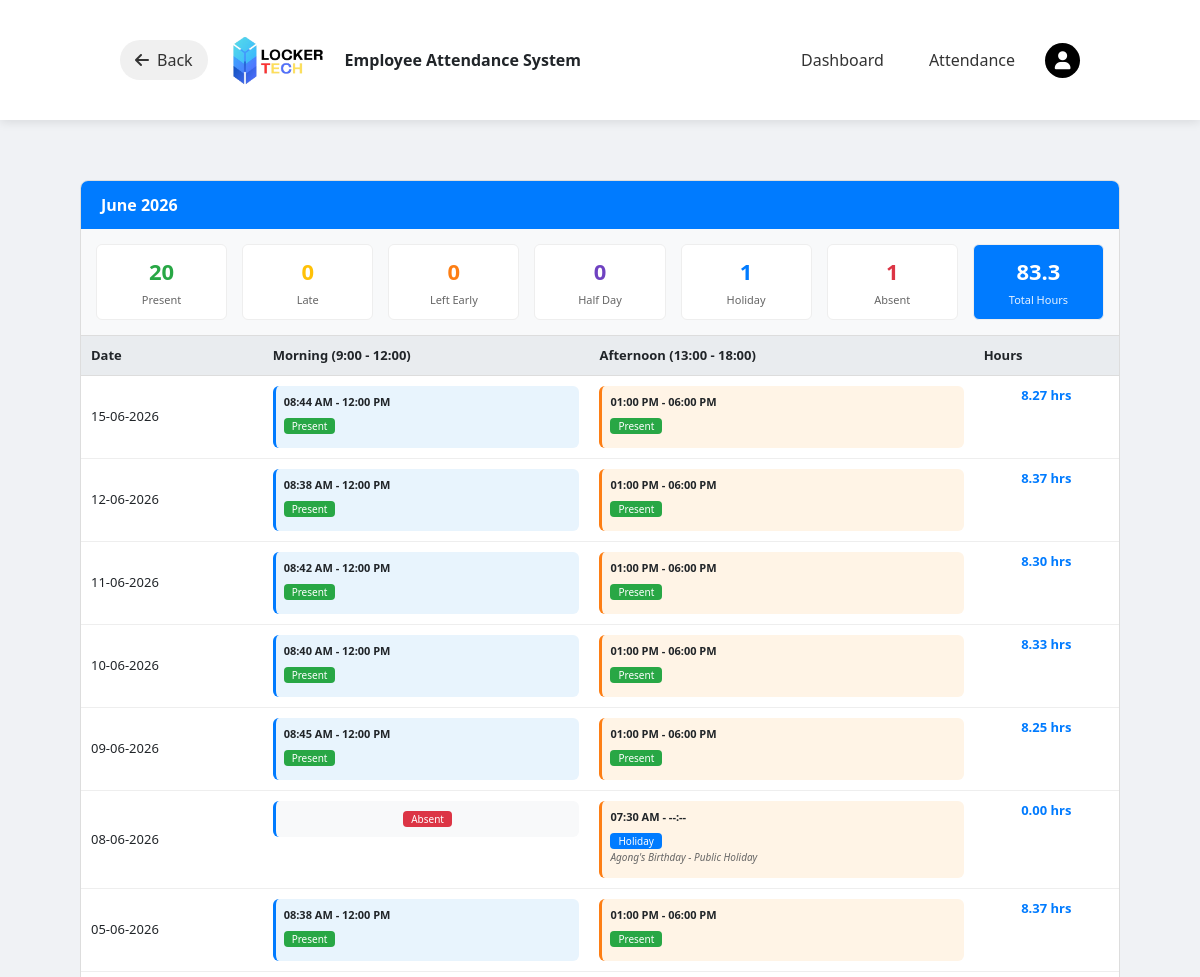
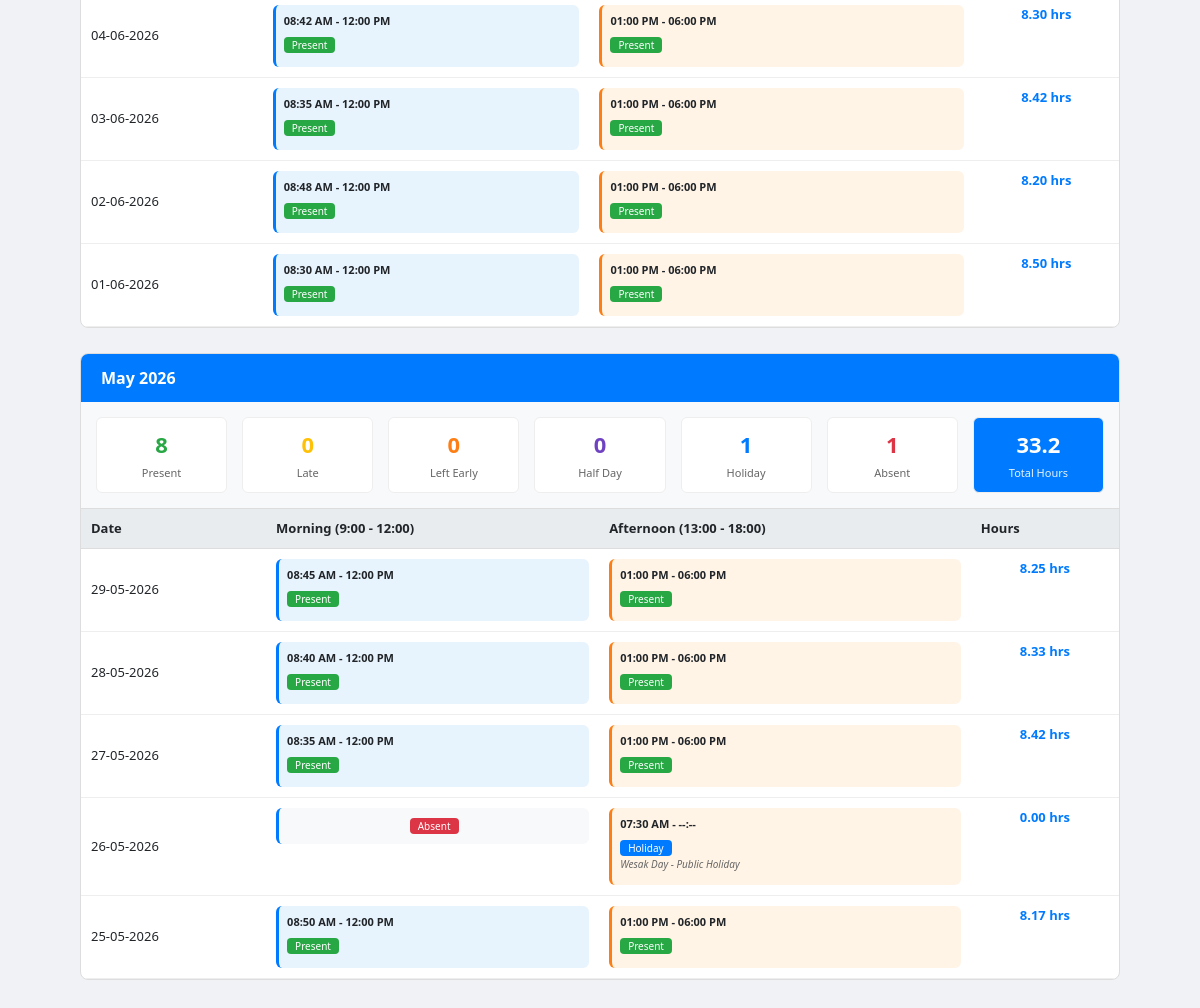
Page /TSE_PROJECT/User/attendance.php (signed in) on the committed database (2 pictures, top to bottom).
### tables this page shows
CREATE TABLE `attendance_records` (
  `record_id` varchar(50) NOT NULL,
  `employee_id` int(11) NOT NULL,
  `record_date` date NOT NULL,
  `session` enum('morning','afternoon') NOT NULL,
  `check_in_time` datetime DEFAULT NULL,
  `check_out_time` datetime DEFAULT NULL,
  `status` enum('present','late','absent','half_day','holiday','left_early') DEFAULT 'absent',
  `late_minutes` int(11) DEFAULT 0,
  `working_hours` decimal(5,2) DEFAULT 0.00,
  `notes` text DEFAULT NULL,
  `created_at` timestamp NOT NULL DEFAULT current_timestamp(),
  `updated_at` timestamp NOT NULL DEFAULT current_timestamp() ON UPDATE current_timestamp()
);

### TSE_PROJECT/User/attendance.php (the view, shortened to what this page needs)
<?php
include '../db_connection.php';
include 'header.php';
$employee_id = $_SESSION['employee_id'];
$morning_start = '09:00:00';
$morning_end = '12:00:00';
$afternoon_start = '13:00:00';
$afternoon_end = '18:00:00';
function getSession($check_in_time) {
    if(!$check_in_time) return 'unknown';
    $hour = date('H', strtotime($check_in_time));
    if($hour < 12) return 'morning';
    return 'afternoon';
}
function calculateWorkingHours($check_in_time, $check_out_time) {
    if(!$check_in_time || !$check_out_time) {
        return 0;
    }
    $check_in = strtotime($check_in_time);
    $check_out = strtotime($check_out_time);
    $total_seconds = $check_out - $check_in;
    $lunch_start = strtotime(date('Y-m-d 12:00:00', $check_in));
    $lunch_end = strtotime(date('Y-m-d 13:00:00', $check_in));
    return round(max($total_seconds / 3600, 0), 2);
}
function calculateLateMinutes($check_in_time, $session) {
    global $morning_start, $afternoon_start;
    if(!$check_in_time) return 0;
    $work_start = ($session == 'morning') ? $morning_start : $afternoon_start;
    $check_in_only = date('H:i:s', strtotime($check_in_time));
    return 0;
}
function calculateEarlyLeaveMinutes($check_out_time, $session) {
    global $morning_end, $afternoon_end;
    if(!$check_out_time) return 0;
    $work_end = ($session == 'morning') ? $morning_end : $afternoon_end;
    $check_out_only = date('H:i:s', strtotime($check_out_time));
    return 0;
}
function getSessionStatus($check_in_time, $check_out_time, $session, $db_status) {
    if($db_status == 'holiday') return 'holiday';
    $is_late = calculateLateMinutes($check_in_time, $session) > 0;
    $is_early = calculateEarlyLeaveMinutes($check_out_time, $session) > 0;
    return 'present';
}
$query = "SELECT * FROM attendance_records
          WHERE employee_id = '$employee_id'
          ORDER BY record_date DESC, check_in_time ASC";
$result = mysqli_query($conn, $query);
$daily_data = [];
while($row = mysqli_fetch_assoc($result)) {
    $date = $row['record_date'];
    $session = getSession($row['check_in_time']);
    $db_status = $row['status'];
    if(!isset($daily_data[$date])) {
        $daily_data[$date] = [
            'date' => $date,
            'morning' => null,
            'afternoon' => null
        ];
    }
    $working_hours = calculateWorkingHours($row['check_in_time'], $row['check_out_time'], $session);
    $late_minutes = calculateLateMinutes($row['check_in_time'], $session);
    $early_minutes = calculateEarlyLeaveMinutes($row['check_out_time'], $session);
    $status = getSessionStatus($row['check_in_time'], $row['check_out_time'], $session, $db_status);
    $session_data = [
        'check_in_time' => $row['check_in_time'],
        'check_out_time' => $row['check_out_time'],
        'working_hours' => $working_hours,
        'late_minutes' => $late_minutes,
        'early_minutes' => $early_minutes,
        'status' => $status,
        'notes' => $row['notes']
    ];
    if($session == 'morning') {
        $daily_data[$date]['morning'] = $session_data;
    } else {
        $daily_data[$date]['afternoon'] = $session_data;
    }
}
krsort($daily_data);
$monthly_data = [];
foreach($daily_data as $date => $day) {
    $month_key = date('Y-m', strtotime($date));
    $month_name = date('F Y', strtotime($date));
    if(!isset($monthly_data[$month_key])) {
        $monthly_data[$month_key] = [
            'name' => $month_name,
            'days' => [],
            'morning_present' => 0,
            'morning_late' => 0,
            'morning_half_day' => 0,
            'morning_holiday' => 0,
            'morning_left_early' => 0,
            'morning_absent' => 0,
            'afternoon_present' => 0,
            'afternoon_late' => 0,
            'afternoon_half_day' => 0,
            'afternoon_holiday' => 0,
            'afternoon_left_early' => 0,
            'afternoon_absent' => 0,
            'total_hours' => 0,
            'total_late_minutes' => 0,
            'total_early_minutes' => 0
        ];
    }
    if($day['morning']) {
        $status = $day['morning']['status'];
        switch($status) {
            case 'present': $monthly_data[$month_key]['morning_present']++; break;
        }
        $monthly_data[$month_key]['total_hours'] += $day['morning']['working_hours'];
        $monthly_data[$month_key]['total_late_minutes'] += $day['morning']['late_minutes'];
        $monthly_data[$month_key]['total_early_minutes'] += $day['morning']['early_minutes'];
    } else {
        $monthly_data[$month_key]['morning_absent']++;
    }
    if($day['afternoon']) {
        $status = $day['afternoon']['status'];
        switch($status) {
            case 'present': $monthly_data[$month_key]['afternoon_present']++; break;
            case 'holiday': $monthly_data[$month_key]['afternoon_holiday']++; break;
        }
        $monthly_data[$month_key]['total_hours'] += $day['afternoon']['working_hours'];
        $monthly_data[$month_key]['total_late_minutes'] += $day['afternoon']['late_minutes'];
        $monthly_data[$month_key]['total_early_minutes'] += $day['afternoon']['early_minutes'];
    } else {
        $monthly_data[$month_key]['afternoon_absent']++;
    }
    $monthly_data[$month_key]['days'][] = $day;
}
?>
<!DOCTYPE html>
<html lang="en">
<head>
</head>
<body>
<div class="main-container">
    <?php if(count($monthly_data) > 0): ?>
        <?php foreach($monthly_data as $month_key => $month): ?>
            <div class="monthly-card">
                <div class="monthly-header">
                    <?php echo $month['name']; ?>
                </div>
                <div class="stats-row">
                    <div class="stat-box">
                        <div class="stat-number present"><?php echo $month['morning_present'] + $month['afternoon_present']; ?></div>
                        <div class="stat-label">Present</div>
                    </div>
                    <div class="stat-box">
                        <div class="stat-number late"><?php echo $month['morning_late'] + $month['afternoon_late']; ?></div>
                        <div class="stat-label">Late</div>
                    </div>
                    <div class="stat-box">
                        <div class="stat-number early-left"><?php echo $month['morning_left_early'] + $month['afternoon_left_early']; ?></div>
                        <div class="stat-label">Left Early</div>
                    </div>
                    <div class="stat-box">
                        <div class="stat-number half-day"><?php echo $month['morning_half_day'] + $month['afternoon_half_day']; ?></div>
                        <div class="stat-label">Half Day</div>
                    </div>
                    <div class="stat-box">
                        <div class="stat-number holiday"><?php echo $month['morning_holiday'] + $month['afternoon_holiday']; ?></div>
                        <div class="stat-label">Holiday</div>
                    </div>
                    <div class="stat-box">
                        <div class="stat-number absent"><?php echo $month['morning_absent'] + $month['afternoon_absent']; ?></div>
                        <div class="stat-label">Absent</div>
                    </div>
                    <div class="stat-box total-box">
                        <div class="stat-number"><?php echo number_format($month['total_hours'], 1); ?></div>
                        <div class="stat-label">Total Hours</div>
                    </div>
                </div>
                <div class="table-wrapper">
                    <table class="attendance-table">
                        <thead>
                            <tr>
                                <th>Date</th>
                                <th>Morning (9:00 - 12:00)</th>
                                <th>Afternoon (13:00 - 18:00)</th>
                                <th>Hours</th>
                            </tr>
                        </thead>
                        <tbody>
                            <?php foreach($month['days'] as $day):
                                $total_day_hours = 0;
                            ?>
                            <tr>
                                <td style="vertical-align: middle;">
                                    <?php echo date('d-m-Y', strtotime($day['date'])); ?>
                                </td>
                                <td>
                                    <?php if($day['morning']):
                                        $total_day_hours += $day['morning']['working_hours'];
                                        $status = $day['morning']['status'];
                                        $badge = 'badge-' . str_replace('_', '-', $status);
                                        $text = ucfirst(str_replace('_', ' ', $status));
                                    ?>
                                        <div class="session-morning">
                                            <div class="session-title">
                                                <?php echo date('h:i A', strtotime($day['morning']['check_in_time'])); ?>
                                                - <?php echo $day['morning']['check_out_time'] ? date('h:i A', strtotime($day['morning']['check_out_time'])) : '--:--'; ?>
                                            </div>
                                            <div style="margin: 5px 0;">
                                                <span class="badge <?php echo $badge; ?>"><?php echo $text; ?></span>
                                            </div>
                                        </div>
                                    <?php else: ?>
                                        <div class="session-morning" style="background: #f8f9fa; text-align: center;">
                                            <span class="badge badge-absent">Absent</span>
                                        </div>
                                    <?php endif; ?>
                                </td>
                                <td>
                                    <?php if($day['afternoon']):
                                        $total_day_hours += $day['afternoon']['working_hours'];
                                        $status = $day['afternoon']['status'];
                                        $badge = 'badge-' . str_replace('_', '-', $status);
                                        $text = ucfirst(str_replace('_', ' ', $status));
                                    ?>
                                        <div class="session-afternoon">
                                            <div class="session-title">
                                                <?php echo date('h:i A', strtotime($day['afternoon']['check_in_time'])); ?>
                                                - <?php echo $day['afternoon']['check_out_time'] ? date('h:i A', strtotime($day['afternoon']['check_out_time'])) : '--:--'; ?>
                                            </div>
                                            <div style="margin: 5px 0;">
                                                <span class="badge <?php echo $badge; ?>"><?php echo $text; ?></span>
                                                <?php if(!empty($day['afternoon']['notes'])): ?>
                                                    <div class="note-text"><?php echo $day['afternoon']['notes']; ?></div>
                                                <?php endif; ?>
                                            </div>
                                        </div>
                                    <?php else: ?>
                                        <div class="session-afternoon" style="background: #f8f9fa; text-align: center;">
                                            <span class="badge badge-absent">Absent</span>
                                        </div>
                                    <?php endif; ?>
                                </td>
                                <td class="hours-cell">
                                    <?php echo number_format($total_day_hours, 2); ?> hrs
                                </td>
                            </tr>
                            <?php endforeach; ?>
                        </tbody>
                    </table>
                </div>
            </div>
        <?php endforeach; ?>
    <?php endif; ?>
</div>
</body>
</html>

### rows in the picture
attendance_records: check_in_time "08:44 AM", check_out_time "12:00 PM", status "Present"
attendance_records: check_in_time "01:00 PM", check_out_time "06:00 PM", status "Present"
attendance_records: check_in_time "08:38 AM", check_out_time "12:00 PM", status "Present"
attendance_records: check_in_time "01:00 PM", check_out_time "06:00 PM", status "Present"
attendance_records: check_in_time "08:42 AM", check_out_time "12:00 PM", status "Present"
attendance_records: check_in_time "01:00 PM", check_out_time "06:00 PM", status "Present"
attendance_records: check_in_time "08:40 AM", check_out_time "12:00 PM", status "Present"
attendance_records: check_in_time "01:00 PM", check_out_time "06:00 PM", status "Present"
attendance_records: check_in_time "08:45 AM", check_out_time "12:00 PM", status "Present"
attendance_records: check_in_time "01:00 PM", check_out_time "06:00 PM", status "Present"
attendance_records: check_in_time "08:38 AM", check_out_time "12:00 PM", status "Present"
attendance_records: check_in_time "01:00 PM", check_out_time "06:00 PM", status "Present"
attendance_records: check_in_time "08:42 AM", check_out_time "12:00 PM", status "Present"
attendance_records: check_in_time "01:00 PM", check_out_time "06:00 PM", status "Present"
attendance_records: check_in_time "08:35 AM", check_out_time "12:00 PM", status "Present"
attendance_records: check_in_time "01:00 PM", check_out_time "06:00 PM", status "Present"
attendance_records: check_in_time "08:48 AM", check_out_time "12:00 PM", status "Present"
attendance_records: check_in_time "01:00 PM", check_out_time "06:00 PM", status "Present"
attendance_records: check_in_time "08:30 AM", check_out_time "12:00 PM", status "Present"
attendance_records: check_in_time "01:00 PM", check_out_time "06:00 PM", status "Present"
attendance_records: check_in_time "08:45 AM", check_out_time "12:00 PM", status "Present"
attendance_records: check_in_time "01:00 PM", check_out_time "06:00 PM", status "Present"
attendance_records: check_in_time "08:40 AM", check_out_time "12:00 PM", status "Present"
attendance_records: check_in_time "01:00 PM", check_out_time "06:00 PM", status "Present"
attendance_records: check_in_time "08:35 AM", check_out_time "12:00 PM", status "Present"
attendance_records: check_in_time "01:00 PM", check_out_time "06:00 PM", status "Present"
attendance_records: check_in_time "08:50 AM", check_out_time "12:00 PM", status "Present"
attendance_records: check_in_time "01:00 PM", check_out_time "06:00 PM", status "Present"

### other values in the picture
$month['name'] "June 2026"
$month['morning_present'] + $month['afternoon_present'] "20"
$month['morning_late'] + $month['afternoon_late'] "0"
$month['morning_left_early'] + $month['afternoon_left_early'] "0"
$month['morning_half_day'] + $month['afternoon_half_day'] "0"
$month['morning_holiday'] + $month['afternoon_holiday'] "1"
$month['morning_absent'] + $month['afternoon_absent'] "1"
$month['total_hours'] "83.3"
date('d-m-Y', strtotime($day['date'])) "15-06-2026"
$total_day_hours "8.27"
date('d-m-Y', strtotime($day['date'])) "12-06-2026"
$total_day_hours "8.37"
date('d-m-Y', strtotime($day['date'])) "11-06-2026"
$total_day_hours "8.30"
date('d-m-Y', strtotime($day['date'])) "10-06-2026"
